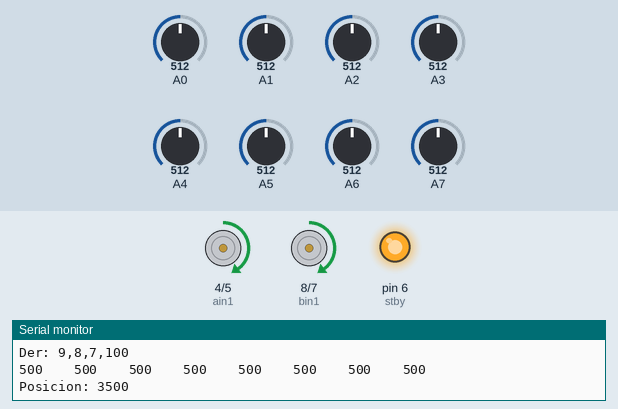
Simulated run of this sketch. Board: Arduino Nano, built with avr-gcc and run on an emulated ATmega328P. Shown: motor-driver pin pairs drawn as motors (green arrow = first pin HIGH = forward, orange = second pin HIGH = backward, longer = more drive, scaled by the enable pin, stopped while the standby pin is LOW), output pins drawn as LEDs (lit = HIGH), the last lines printed to the serial monitor. The test bench sets the inputs (shaded band); at power-on: A0 = 512, A1 = 512, A7 = 512, A2 = 512, A3 = 512, A5 = 512, A4 = 512, A6 = 512. Pins used as bus, display or sensor lines are not drawn.

Above: at 10.2 s.
10.3 s: A0 set to 30
At 13.2 s:
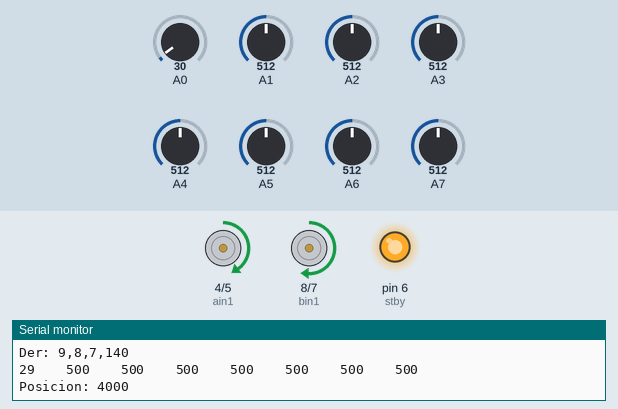
13.4 s: A1 set to 716
16.5 s: A7 set to 306
19.6 s: A2 set to 992
At 20.8 s:
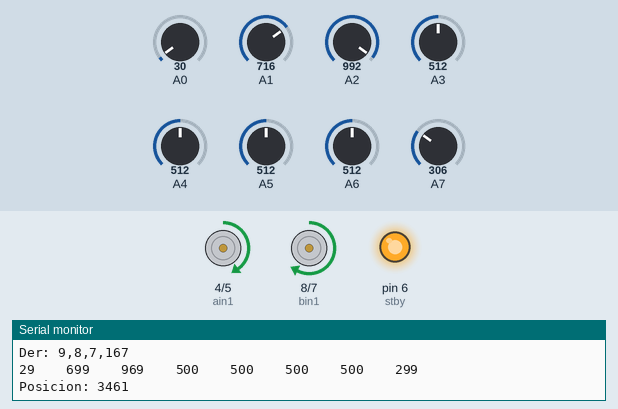
22.7 s: A3 set to 716
25.8 s: A5 set to 992
Timing chart, 0 to 28.8 s (numbered marks = the images above; inputs shaded):
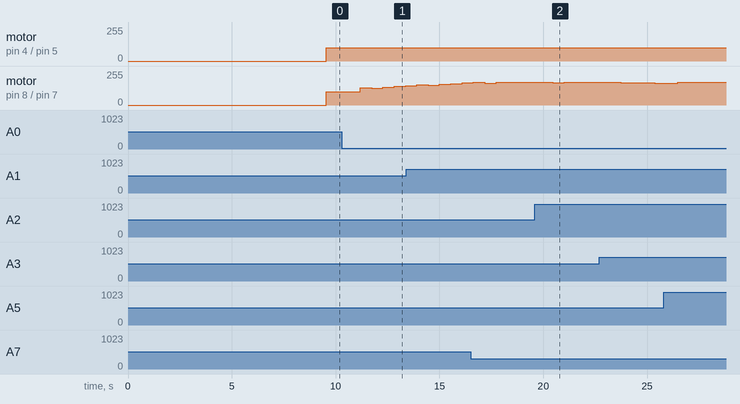

Measured:
- after the input at 10.3 s, motor on pin 8 (bin1) / pin 7 (bin2): forward 100/255 → forward 130/255 after 0.89 s, → forward 127/255 0.54 s later, → forward 133/255 0.54 s later, → forward 140/255 0.54 s later, … (5 changes in this stretch)
- after the input at 19.6 s, motor on pin 8 (bin1) / pin 7 (bin2): forward 170/255 → forward 167/255 after 0.86 s, → forward 170/255 0.55 s later, → forward 169/255 1.6 s later

The sketch:

IKA_SLPID_614_AB_Cardenas.ino
```cpp
#include <QTRSensors.h>
#include <Arduino.h>
//#include <Servo.h>
//Ya no se usará la libreria de servo, solo PWM

#define RDY 10 //en lugar de poner "define" se puede usar una variable tipo entera
#define GO 11

float KP = 0.028; // Ganancia proporcional con 1.2 }
float KI = 0.013; // Ganancia integral     con 1.3  } ya medio jalan
float KD = 0.02 ; // Ganancia derivativa  con 2.0 }

int integral = 0;       // Suma de los errores anteriores (para el componente integral)
int previousError = 0;  // Error de la iteración anterior (para el componente derivativo)
int pidOutput = 0;      // Salida del PID que ajustará la velocidad de los motores

int baseSpeed = 100;  // Velocidad base (0-255)
int maxSpeed = 170;   // Velocidad máxima

void setMotor(int pwmPin, int dir1, int dir2, int speed);
void init_pines();


      int pwma = 3;                        //Desde el 3, hasta el 9 es el arreglo original, el orden de las varbles es igual al orden del puente H
      int ain2 = 5;
      int ain1 = 4;                      //Mantener esta configuracion si es el de sin turbina
      int stby = 6;                     //11 con la placa de Cárdenas
      int bin1 = 8;
      int bin2 = 7;
      int pwmb = 9;                  //Este irá conectado con un diablito si se usa la placa de Cárdenas
   // int pwmb = 11;                //Descomment the pin if use turbine, and comment the superior line

     // int IR = 12;
      int IR = 13;
      int reading;
      int mistake;            //Error a usar
      QTRSensors qtr;

const uint8_t SensorCount = 8; // Use 8 sensors
uint16_t sensorValues[SensorCount];

void setup()
{

  init_pines();


  delay(500);
  pinMode(LED_BUILTIN, OUTPUT);
  digitalWrite(LED_BUILTIN, HIGH); // Turn on Arduino´s led to show that are in calibration mode

  // Sensors calibration
  //Documentation recomends this
       for (int16_t i = 0; i < 300; i++) {
         qtr.calibrate();
       }

       digitalWrite(LED_BUILTIN, LOW); // Turn off Arduino´s led to show that are out of calibration mode

  // Print the minimun and maximun sensor´s values
  Serial.begin(9600);
  Serial.println("Minimos");
  for (int8_t i = 0; i < SensorCount; i++) {
    Serial.print(qtr.calibrationOn.minimum[i]);
    Serial.print(' ');
  }
  Serial.println();

  Serial.println("Maximos");
       for (int8_t i = 0; i < SensorCount; i++) {
         Serial.print(qtr.calibrationOn.maximum[i]);
         Serial.print(' ');
       }
       Serial.println();
       Serial.println();
       delay(1000);
       digitalWrite(stby, HIGH); //Mantener activado para prender el puente h
     }
int num=0;
void loop()
{
  //if(digitalRead(GO) == HIGH) {                   // Only descoment to use the judge control, while all is good :)
   // digitalWrite(stby, HIGH);
   // // Read sensor values and determine line´s position
   uint16_t position = qtr.readLineBlack(sensorValues); //Use (White) if the line is white instead


          for (uint8_t i = 0; i < SensorCount; i++) {     // It commented because bring the sensor values, that´s unnecesary for the moment
           Serial.print(sensorValues[i]);
           Serial.print("    ");
         }
         Serial.println();
         Serial.print("Posicion: ");
         Serial.print(position);
         Serial.println();
         delay(500);                                      // It commented because bring the sensor values, that´s unnecesary for the moment
    // Calcular el error proporcional

    //Aparentemente no es necesario este arreglo

   /* reading = (sensorValues[0] * -4) +
              (sensorValues[1] * -3) +
              (sensorValues[2] * -2) +
              (sensorValues[3] * -1) +
              (sensorValues[4] * 1) +
              (sensorValues[5] * 2) +
              (sensorValues[6] * 3) +
              (sensorValues[7] * 4);
    mistake = reading;*/

       int error = position - 3500;
       integral += error;
       int derivative = error - previousError;
       int output = KP * error + KI * integral + KD * derivative;
       previousError = error;

  // Ajustar velocidades de los motores
  int leftSpeed = baseSpeed - output;
  int rightSpeed = baseSpeed + output;

  // Limitar velocidades
  leftSpeed = constrain(leftSpeed, 100, maxSpeed);
  rightSpeed = constrain(rightSpeed, 100, maxSpeed);
  Serial.println(num);

  Serial.print("Izq: ");
  setMotor(pwma, ain1,ain2, leftSpeed);
  Serial.print("Der: ");
  setMotor(pwmb, bin1, bin2, rightSpeed);
  //delay(100);
  num+=1;

}

/*Explicación del código con PID:
Variables PID:

KP, KI, y KD: Son las constantes de proporcionalidad, integral y derivativa respectivamente. Estas definen cómo responde el controlador PID a los errores de seguimiento.
integral: Almacena la suma acumulativa de los errores pasados, lo que ayuda a corregir el error a largo plazo.
previousError: Guarda el error de la iteración anterior, que se utiliza para calcular la derivada del error y responder a cambios rápidos.
pidOutput: Es la salida total del controlador PID que se usa para ajustar la velocidad de los motores.
Cálculo del PID:

Proporcional (KP * error): Responde a la diferencia actual entre la línea y el robot.
Integral (KI * integral): Ayuda a eliminar el error acumulado a lo largo del tiempo.
Derivativa (KD * derivative): Ayuda a prever futuros cambios en el error para responder de manera más precisa.
Ajuste de los motores:

Se usa constrain() para asegurarse de que las velocidades de los motores no superen el rango válido (0-255).
Interacción entre las variables:
error se calcula usando la lectura de los sensores, y este error es corregido por el PID.
La salida del PID (pidOutput) ajusta las velocidades de los motores, de modo que el robot siga la línea de manera más precisa.
El integral ayuda a corregir pequeños errores persistentes, mientras que la derivada responde a cambios bruscos. */
void setMotor(int pwmPin, int dir1, int dir2, int speed) {

     Serial.print(pwmPin);
       Serial.print(",");
       Serial.print(dir1);
       Serial.print(",");
       Serial.print(dir2);
       Serial.print(",");
       Serial.print(speed);
       Serial.println();
            digitalWrite(dir1, speed > 0 ? HIGH : LOW);
            digitalWrite(dir2, speed > 0 ? LOW : HIGH);
            analogWrite(pwmPin, abs(speed));
}

void init_pines(){                        //Declarados e iniciados, más arriba se inicia y da claridad

  pinMode(pwma, OUTPUT);
  pinMode(ain1, OUTPUT);
  pinMode(ain2, OUTPUT);
  pinMode(pwmb, OUTPUT);
  pinMode(bin1, OUTPUT);
  pinMode(bin2, OUTPUT);
  pinMode(stby, OUTPUT);

  pinMode(RDY, INPUT);
  pinMode(GO, INPUT);
    // Arreglo para los sensores
  qtr.setTypeAnalog();
  qtr.setSensorPins((const int8_t[]){A0, A1, A2, A3, A4, A5, A6, A7}, SensorCount);
  qtr.setEmitterPin(13);
}
```
